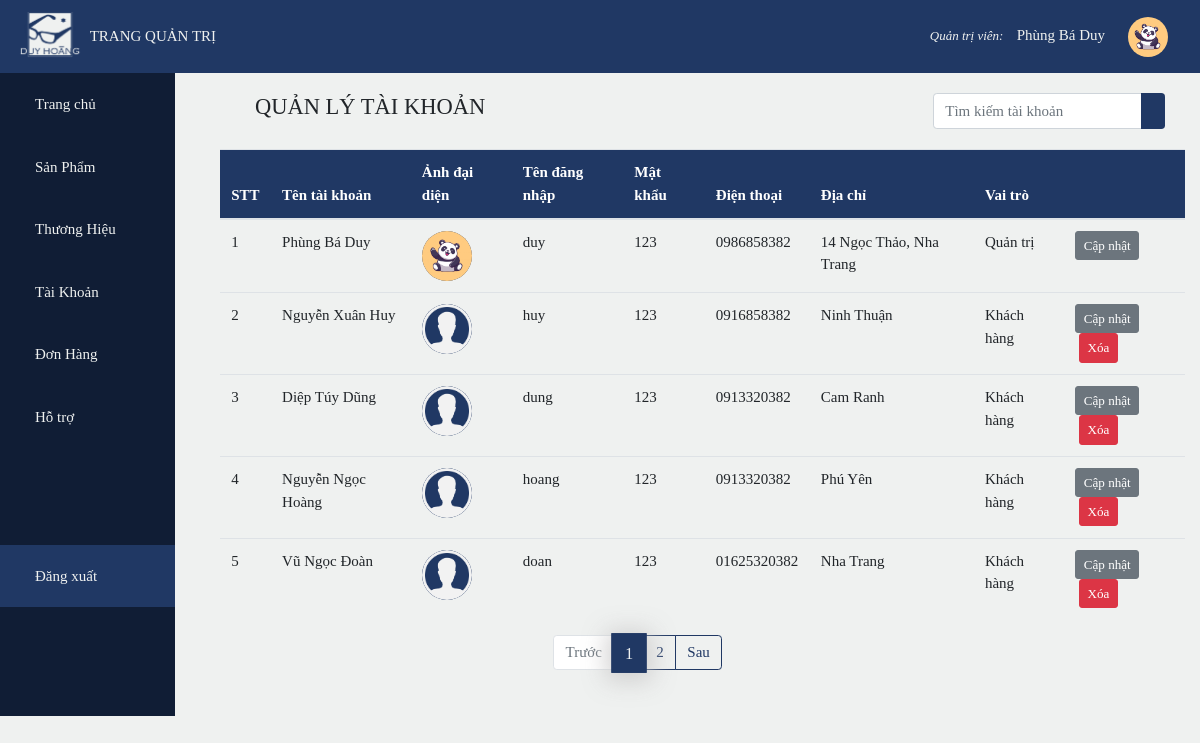
The app's page /admin/index.php?page=a&pg=1 (signed in) with its own data.
### tables this page shows
CREATE TABLE `account` (
  `id` int(11) NOT NULL,
  `name` varchar(50) DEFAULT NULL,
  `username` varchar(50) DEFAULT NULL,
  `password` varchar(50) DEFAULT NULL,
  `admin` bit(1) DEFAULT NULL,
  `phone` varchar(20) DEFAULT NULL,
  `address` varchar(255) DEFAULT NULL,
  `image` varchar(50) DEFAULT 'avatar.png'
);

### admin/account/account.php (the view, shortened to what this page needs)
<?php
    require_once('../db_config/db_connect.php');
    $sql_qty = 'select count(id) as qty from account';
    $result_qty = mysqli_query($conn,$sql_qty);
    $row = mysqli_fetch_array($result_qty);
    $total_Product = $row['qty'];
    $product_perPage = 5;
    $total_Page = ceil($total_Product / $product_perPage);
    if(isset($_GET['pg']))
        $current_Page = $_GET['pg'];
    $index = ($current_Page - 1)*$product_perPage;
    $sql = 'Select * from account limit '.$index.', '.$product_perPage.'';
    $result = mysqli_query($conn,$sql);
?>
<div class="container detail">
    <div class="top">
        <h4 class="text-color"><i class="fa fa-user"></i> QUẢN LÝ TÀI KHOẢN</h4>
        <form action="" method="get">
            <div class="input-group">
                <input type="text" name="s" class="form-control" placeholder="Tìm kiếm tài khoản" value="<?php if(isset($s)) echo $s ?>">
                <div class="input-group-append">
                    <button class="btn btn-color" name="submit" type="submit">
                    </button>
                </div>
            </div>
        </form>
    </div>
    <table class="table">
        <thead class="bg-color text-white">
            <tr>
                <th>STT</th>
                <th>Tên tài khoản</th>
                <th>Ảnh đại diện</th>
                <th>Tên đăng nhập</th>
                <th>Mật khẩu</th>
                <th>Điện thoại</th>
                <th>Địa chỉ</th>
                <th>Vai trò</th>
                <th colspan="2"></th>
            </tr>
        </thead>
        <tbody>
            <?php
                $i = 1;
                while($row = mysqli_fetch_array($result))
                {
                    echo '
                    <tr>
                        <td>'.$i++.'</td>
                        <td>'.$row['name'].'</td>
                        <td><img class="avt_user" src="../img/'.$row['image'].'"/></td>
                        <td>'.$row['username'].'</td>
                        <td>'.$row['password'].'</td>
                        <td>'.$row['phone'].'</td>
                        <td>'.$row['address'].'</td>';
                        if($row['admin']==1)
                            echo'<td>Quản trị</td>';
                        else echo '<td>Khách hàng</td>';
                        echo '
                        <td>
                            <a class="btn btn-sm btn-secondary" href="index.php?page=au&id='.$row['id'].'">Cập nhật</a>';
                            if($row['admin']!=1)
                            echo '<a class="btn btn-sm btn-danger ml-1" href="account/delete.php?id='.$row['id'].'">Xóa</a>
                        </td>
                    </tr>';
                }
            ?>
        </tbody>
    </table>
</div>
<ul class="pagination mx-auto" style="width: 30%">
        <?php
            if(!empty($s))
            {
                    if($_GET['pg']>1)
                    echo '
                    <li class="page-item">
                        <a class="page-link" href="?page=a&pg='.($_GET['pg']-1).'&s='.$s.'&submit=">Trước</a>
                    </li>';
                else echo '
                    <li class="page-item disabled">
                        <a class="page-link" href="#">Trước</a>
                    </li>';
                for($i=1;$i<=$total_Page;$i++)
                {
                    if($i==$_GET['pg'])
                    echo '
                    <li class="page-item active">
                        <a class="page-link" href="?page=a&pg='.$i.'&s='.$s.'&submit=">'.$i.'<span class="sr-only">(current)</span></a>
                    </li>';
                    else echo '<li class="page-item"><a class="page-link" href="?page=a&pg='.$i.'&s='.$s.'&submit=">'.$i.'</a></li>';
                }
                if($_GET['pg']<$total_Page)
                    echo '
                    <li class="page-item">
                        <a class="page-link" href="?page=a&pg='.($_GET['pg']+1).'&s='.$s.'&submit=">Sau</a>
                    </li>';
                else echo '
                    <li class="page-item disabled">
                        <a class="page-link" href="#">Sau</a>
                    </li>';
            }
            else{
                    if($_GET['pg']>1)
                    echo '
                    <li class="page-item">
                        <a class="page-link" href="?page=a&pg='.($_GET['pg']-1).'">Trước</a>
                    </li>';
                else echo '
                    <li class="page-item disabled">
                        <a class="page-link" href="#">Trước</a>
                    </li>';
                for($i=1;$i<=$total_Page;$i++)
                {
                    if($i==$_GET['pg'])
                    echo '
                    <li class="page-item active">
                        <a class="page-link" href="?page=a&pg='.$i.'">'.$i.'<span class="sr-only">(current)</span></a>
                    </li>';
                    else echo '<li class="page-item"><a class="page-link" href="?page=a&pg='.$i.'">'.$i.'</a></li>';
                }
                if($_GET['pg']<$total_Page)
                    echo '
                    <li class="page-item">
                        <a class="page-link" href="?page=a&pg='.($_GET['pg']+1).'">Sau</a>
                    </li>';
                else echo '
                    <li class="page-item disabled">
                        <a class="page-link" href="#">Sau</a>
                    </li>';
            }
        ?>
</ul>

### admin/style.css (style rules this page uses)
:root { --mainColor:#203864; --bgColor:#eff1f0; }
* { font-family: Bahnschrift Light; font-size: 15px; scroll-behavior: smooth; box-sizing: border-box; }
body { background-color: var(--bgColor); }
.avt_user { height: 50px !important; width: 50px !important; object-fit: cover; border-radius: 50%; background-color: #203864 !important; }
.page-item.active .page-link { color: var(--bgColor); background-color: var(--mainColor); border-color: var(--mainColor); -webkit-box-shadow: 0px 3px 21px 5px rgba(202, 201, 201, 0.81); box-shadow: 0px 3px 21px 5px rgba(202, 201, 201, 0.81); transform: scale(1.1,1.1); }
.page-link { background-color:var(--bgColor); color: var(--mainColor); border-color: var(--mainColor); }
.bg-color { background-color: var(--mainColor); }
.btn-color { color: white; background-color: var(--mainColor); }
img { max-width: 70px !important; height: auto; }
.top { display: flex; padding: 20px; justify-content: space-between; }

### records on screen
account: name "Phùng Bá Duy", image (picture), username "duy", password "123", phone "0986858382", address "14 Ngọc Thảo, Nha Trang", admin "Quản trị"
account: name "Nguyễn Xuân Huy", image (placeholder picture), username "huy", password "123", phone "0916858382", address "Ninh Thuận", shows "Khách hàng"
account: name "Diệp Túy Dũng", image (placeholder picture), username "dung", password "123", phone "0913320382", address "Cam Ranh", shows "Khách hàng"
account: name "Nguyễn Ngọc Hoàng", image (placeholder picture), username "hoang", password "123", phone "0913320382", address "Phú Yên", shows "Khách hàng"
account: name "Vũ Ngọc Đoàn", image (placeholder picture), username "doan", password "123", phone "01625320382", address "Nha Trang", shows "Khách hàng"

### other values on screen
$_SESSION['name'] "Phùng Bá Duy"
